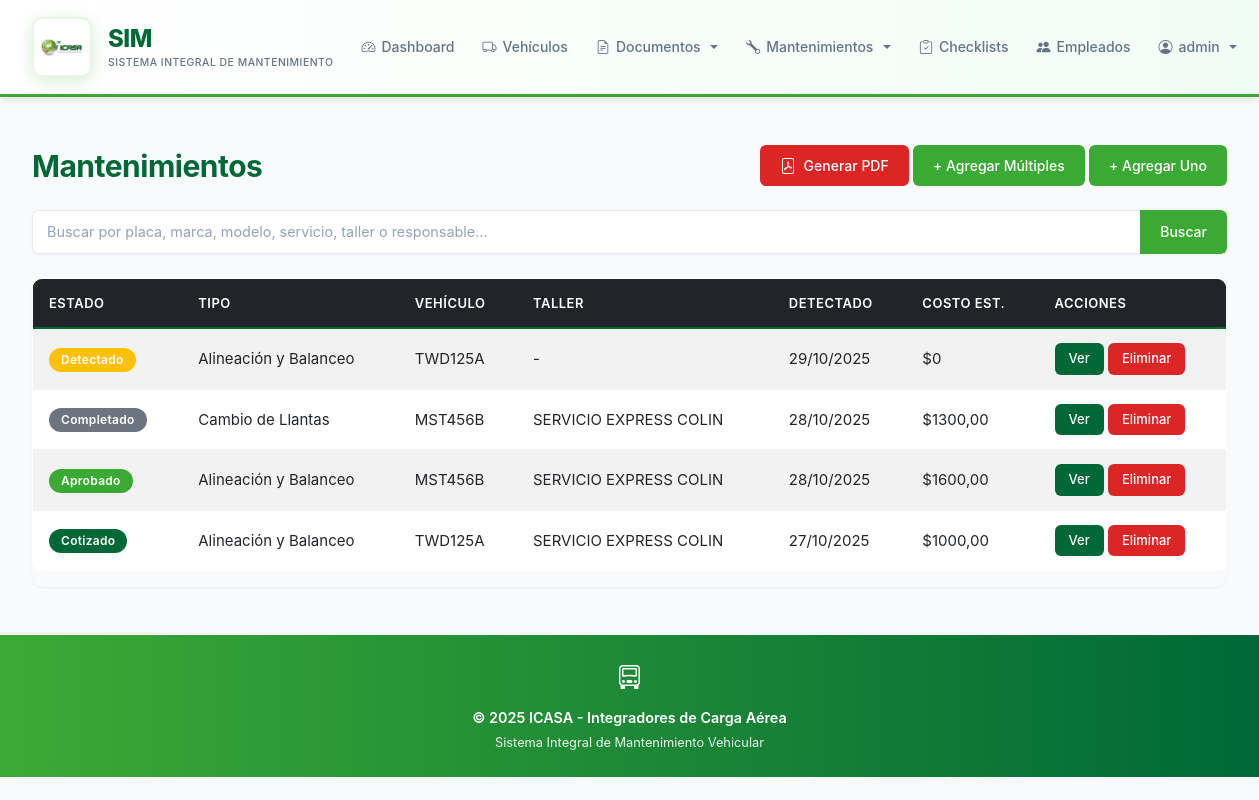
The app's page /maintenance/ (signed in) with its own data.
### vehicles/models.py (models this page shows, shortened)
class Maintenance(models.Model):
    STATUS_CHOICES = [
        ('Detectado', 'Detectado'),
        ('Cotizado', 'Cotizado'),
        ('Aprobado', 'Aprobado'),
        ('Rechazado', 'Rechazado'),
        ('Completado', 'Completado'),
    ]
    vehicle = models.ForeignKey(Vehicle, on_delete=models.CASCADE, related_name='maintenances', verbose_name='Vehículo')
    maintenance_type = models.ForeignKey(MaintenanceType, on_delete=models.PROTECT, verbose_name='Tipo de Mantenimiento')
    workshop = models.ForeignKey(Workshop, on_delete=models.SET_NULL, null=True, blank=True, verbose_name='Taller')
    status = models.CharField(max_length=20, choices=STATUS_CHOICES, default='Detectado', verbose_name='Estado')
    detection_date = models.DateField(auto_now_add=True, verbose_name='Fecha de Detección')
    detected_by = models.CharField(max_length=200, default='Sistema', verbose_name='Detectado por')
    problem_description = models.TextField(default='', verbose_name='Descripción del Problema')
    quote_date = models.DateField(null=True, blank=True, verbose_name='Fecha de Cotización')
    estimated_cost = models.DecimalField(max_digits=8, decimal_places=2, null=True, blank=True, validators=[MinValueValidator(0)], verbose_name='Costo Cotizado')
    quote_file = models.FileField(upload_to='maintenance_quotes/', null=True, blank=True, verbose_name='Archivo de Cotización')
    approval_date = models.DateField(null=True, blank=True, verbose_name='Fecha de Aprobación')
    approved_by = models.CharField(max_length=200, blank=True, verbose_name='Aprobado por')
    approval_notes = models.TextField(blank=True, verbose_name='Notas de Aprobación')
    date = models.DateField(null=True, blank=True, verbose_name='Fecha de Realización')
    cost = models.DecimalField(max_digits=8, decimal_places=2, null=True, blank=True, validators=[MinValueValidator(0)], verbose_name='Costo Real')
    invoice_file = models.FileField(upload_to='maintenance_invoices/', null=True, blank=True, verbose_name='Factura')
    notes = models.TextField(blank=True, verbose_name='Notas')
    created_at = models.DateTimeField(auto_now_add=True, null=True, blank=True)
    updated_at = models.DateTimeField(auto_now=True, null=True, blank=True)
    class Meta:
        ordering = ['-created_at']
        verbose_name = 'Mantenimiento'
        verbose_name_plural = 'Mantenimientos'
        indexes = [models.Index(fields=['status']), models.Index(fields=['detection_date'])]

class MaintenanceType(models.Model):
    name = models.CharField(max_length=100, unique=True, verbose_name='Nombre')
    description = models.TextField(blank=True, verbose_name='Descripción')
    estimated_cost = models.DecimalField(max_digits=8, decimal_places=2, null=True, blank=True, verbose_name='Costo Estimado')
    class Meta:
        ordering = ['name']
        verbose_name = 'Tipo de Mantenimiento'
        verbose_name_plural = 'Tipos de Mantenimiento'
    def __str__(self):
        return self.name

class Vehicle(models.Model):
    STATUS_CHOICES = [
        ('Active', 'Active'),
        ('Maintenance', 'Maintenance'),
        ('Out of service', 'Out of service')
    ]
    STATION_CHOICES = [
        ('Aguascalientes', 'Aguascalientes'),
        ('Baja California', 'Baja California'),
        ('Baja California Sur', 'Baja California Sur'),
        ('Campeche', 'Campeche'),
        ('Chiapas', 'Chiapas'),
        ('Chihuahua', 'Chihuahua'),
        ('Ciudad de México', 'Ciudad de México'),
        ('Coahuila', 'Coahuila'),
        ('Colima', 'Colima'),
        ('Durango', 'Durango'),
        ('Estado de México', 'Estado de México'),
        ('Guanajuato', 'Guanajuato'),
        ('Guerrero', 'Guerrero'),
        ('Hidalgo', 'Hidalgo'),
        ('Jalisco', 'Jalisco'),
        ('Michoacán', 'Michoacán'),
        ('Morelos', 'Morelos'),
        ('Nayarit', 'Nayarit'),
        ('Nuevo León', 'Nuevo León'),
        ('Oaxaca', 'Oaxaca'),
        ('Puebla', 'Puebla'),
        ('Querétaro', 'Querétaro'),
        ('Quintana Roo', 'Quintana Roo'),
        ('San Luis Potosí', 'San Luis Potosí'),
        ('Sinaloa', 'Sinaloa'),
        ('Sonora', 'Sonora'),
        ('Tabasco', 'Tabasco'),
        ('Tamaulipas', 'Tamaulipas'),
        ('Tlaxcala', 'Tlaxcala'),
        ('Veracruz', 'Veracruz'),
        ('Yucatán', 'Yucatán'),
        ('Zacatecas', 'Zacatecas'),
    ]
    plate = models.CharField(max_length=10, unique=True, verbose_name='Placa')
    brand = models.CharField(max_length=50, verbose_name='Marca')
    model = models.CharField(max_length=50, verbose_name='Modelo')
    year = models.IntegerField(
        validators=[MinValueValidator(1900), MaxValueValidator(datetime.now().year + 1)],
        verbose_name='Año'
    )
    status = models.CharField(max_length=20, choices=STATUS_CHOICES, default='Active', verbose_name='Estado')
    station = models.CharField(max_length=100, choices=STATION_CHOICES, blank=True, null=True, verbose_name='Estación')
    photo = models.ImageField(upload_to='vehicles/', null=True, blank=True, verbose_name='Foto')
    created_at = models.DateTimeField(auto_now_add=True, null=True, blank=True)
    updated_at = models.DateTimeField(auto_now=True, null=True, blank=True)
    class Meta:
        ordering = ['-created_at']
        verbose_name = 'Vehículo'
        verbose_name_plural = 'Vehículos'
        indexes = [models.Index(fields=['plate'])]

class Workshop(models.Model):
    name = models.CharField(max_length=200, verbose_name='Nombre del Taller')
    phone = models.CharField(max_length=20, verbose_name='Teléfono')
    address = models.TextField(verbose_name='Dirección')
    created_at = models.DateTimeField(auto_now_add=True)
    class Meta:
        ordering = ['name']
        verbose_name = 'Taller'
        verbose_name_plural = 'Talleres'

### vehicles/views.py (the view, shortened to what this page needs)
# urls.py: path('maintenance/', MaintenanceListView.as_view(), name='maintenance_list'),
class MaintenanceListView(LoginRequiredMixin, ListView):
    model = Maintenance
    template_name = 'vehicles/maintenance_list.html'
    context_object_name = 'maintenances'
    paginate_by = 10
    def get_queryset(self):
        queryset = Maintenance.objects.select_related('vehicle', 'maintenance_type', 'workshop').all()
        search = self.request.GET.get('search')
        return queryset
    def get_context_data(self, **kwargs):
        context = super().get_context_data(**kwargs)
        context['search'] = self.request.GET.get('search', '')
        return context

### vehicles/templates/vehicles/maintenance_list.html (shortened to what this page needs)
{% extends 'vehicles/base.html' %}
{% block content %}
<div class="page-header mb-4">
    <h1>Mantenimientos</h1>
    <div class="btn-group-mobile">
        <a href="{% url 'maintenance_pdf' %}" class="btn btn-danger" target="_blank">
            Generar PDF
        </a>
        <a href="{% url 'maintenance_bulk_add' %}" class="btn btn-success">+ Agregar Múltiples</a>
        <a href="{% url 'maintenance_add' %}" class="btn btn-primary">+ Agregar Uno</a>
    </div>
</div>
<form method="get" class="mb-4">
    <div class="input-group">
        <input type="text" name="search" class="form-control" placeholder="Buscar por placa, marca, modelo, servicio, taller o responsable..." value="{{ search }}">
        <button type="submit" class="btn btn-primary">Buscar</button>
    </div>
</form>
{% if maintenances %}
<div class="table-responsive">
    <table class="table table-striped table-hover">
        <thead class="table-dark">
            <tr>
                <th>Estado</th>
                <th>Tipo</th>
                <th>Vehículo</th>
                <th>Taller</th>
                <th>Detectado</th>
                <th>Costo Est.</th>
                <th>Acciones</th>
            </tr>
        </thead>
        <tbody>
        {% for maintenance in maintenances %}
            <tr>
                <td>
                    <span class="badge
                        {% if maintenance.status == 'Detectado' %}bg-warning
                        {% elif maintenance.status == 'Cotizado' %}bg-info
                        {% elif maintenance.status == 'Aprobado' %}bg-success
                        {% elif maintenance.status == 'Rechazado' %}bg-danger
                        {% elif maintenance.status == 'Completado' %}bg-secondary
                        {% endif %}">
                        {{ maintenance.status }}
                    </span>
                </td>
                <td>{{ maintenance.maintenance_type }}</td>
                <td>{{ maintenance.vehicle.plate }}</td>
                <td>{{ maintenance.workshop.name|default:"-" }}</td>
                <td>{{ maintenance.detection_date|date:"d/m/Y" }}</td>
                <td>${{ maintenance.estimated_cost|default:"0" }}</td>
                <td>
                    <a href="{% url 'maintenance_detail' maintenance.pk %}" class="btn btn-sm btn-info">Ver</a>
                    <a href="{% url 'maintenance_delete' maintenance.pk %}" class="btn btn-sm btn-danger">Eliminar</a>
                </td>
            </tr>
        {% endfor %}
        </tbody>
    </table>
</div>
{% else %}
<div class="alert alert-info">
    No hay mantenimientos registrados. <a href="{% url 'maintenance_add' %}">Agregar el primero</a>
</div>
{% endif %}
{% endblock %}

### vehicles/templates/vehicles/includes/navbar.html (shortened to what this page needs)
<nav class="navbar navbar-expand-lg navbar-light">
    <div class="container">
        <a class="navbar-brand" href="{% url 'dashboard' %}">
            {% load static %}
            <div class="logo-icon">
                <img src="{% static 'images/ICASA.jpg' %}" alt="ICASA Logo">
            </div>
            <div style="display:flex; flex-direction:column; line-height:1.2; gap:0.2rem;">
                <span style="font-weight:800; font-size:1.5rem; color:#006837; letter-spacing:-0.5px;">SIM</span>
                <span style="font-size:0.65rem; color:#64748b; font-weight:500; text-transform:uppercase; letter-spacing:0.5px;">Sistema Integral de Mantenimiento</span>
            </div>
        </a>
        <div class="collapse navbar-collapse" id="navbarNav">
            <ul class="navbar-nav ms-auto align-items-center">
                <li class="nav-item">
                    <a class="nav-link" href="{% url 'dashboard' %}">
                        <i class="bi bi-speedometer2"></i> Dashboard
                    </a>
                </li>
                <li class="nav-item">
                    <a class="nav-link" href="{% url 'vehicle_list' %}">
                        <i class="bi bi-truck"></i> Vehículos
                    </a>
                </li>
                {% if perms.vehicles.view_document %}
                <li class="nav-item dropdown">
                    <a class="nav-link dropdown-toggle" href="#" id="documentsDropdown" role="button" data-bs-toggle="dropdown">
                        <i class="bi bi-file-earmark-text"></i> Documentos
                    </a>
                </li>
                {% endif %}
                {% if perms.vehicles.view_maintenance %}
                <li class="nav-item dropdown">
                    <a class="nav-link dropdown-toggle" href="#" id="maintenanceDropdown" role="button" data-bs-toggle="dropdown">
                        <i class="bi bi-wrench"></i> Mantenimientos
                    </a>
                </li>
                {% endif %}
                <li class="nav-item">
                    <a class="nav-link" href="{% url 'checklist_list' %}">
                        <i class="bi bi-clipboard-check"></i> Checklists
                    </a>
                </li>
                {% if perms.vehicles.view_driver %}
                <li class="nav-item">
                    <a class="nav-link" href="{% url 'driver_list' %}">
                        <i class="bi bi-people-fill"></i> Empleados
                    </a>
                </li>
                {% endif %}
                {% if user.is_authenticated %}
                <li class="nav-item dropdown">
                    <a class="nav-link dropdown-toggle" href="#" id="userDropdown" role="button" data-bs-toggle="dropdown">
                        <i class="bi bi-person-circle"></i> {{ user.username }}
                    </a>
                </li>
                {% endif %}
            </ul>
        </div>
    </div>
</nav>

### vehicles/templates/vehicles/maintenance_list.html (style rules this page uses)
.page-header { display: flex; justify-content: space-between; align-items: center; }

### records on screen
Maintenance: status "Detectado", maintenance_type "Alineación y Balanceo", vehicle.plate "TWD125A", workshop.name "-", detection_date "29/10/2025", estimated_cost "0"
Maintenance: status "Completado", maintenance_type "Cambio de Llantas", vehicle.plate "MST456B", workshop.name "SERVICIO EXPRESS COLIN", detection_date "28/10/2025", estimated_cost "1300,00"
Maintenance: status "Aprobado", maintenance_type "Alineación y Balanceo", vehicle.plate "MST456B", workshop.name "SERVICIO EXPRESS COLIN", detection_date "28/10/2025", estimated_cost "1600,00"
Maintenance: status "Cotizado", maintenance_type "Alineación y Balanceo", vehicle.plate "TWD125A", workshop.name "SERVICIO EXPRESS COLIN", detection_date "27/10/2025", estimated_cost "1000,00"

### other values on screen
{{ user.username }} "admin"
